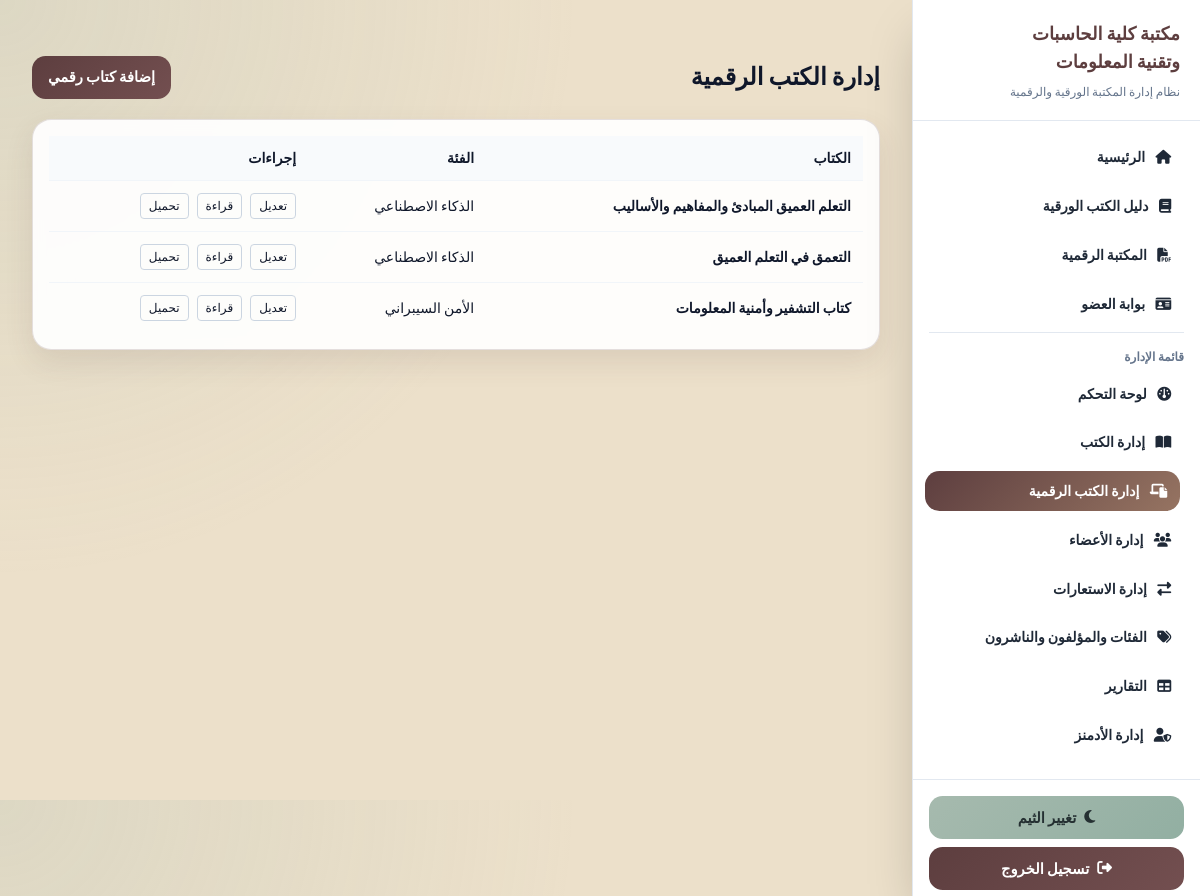
The page /dashboard/digital/ (signed in) on the database its author committed.
### digital_library/models.py (models this page shows, shortened)
class DigitalLibrary(models.Model):
    book = models.OneToOneField(Book, on_delete=models.CASCADE)
    pdf_file = models.FileField(upload_to='books/pdfs/')

### books/models.py (models this page shows, shortened)
class Book(models.Model):
    LANGUAGE_CHOICES = [
        ("arabic", "العربية"),
        ("english", "الإنجليزية"),
    ]
    dewey_decimal_number = models.CharField(max_length=100)
    title = models.CharField(max_length=300)
    authors = models.ManyToManyField(Author)
    category = models.ForeignKey(Category, on_delete=models.SET_NULL, null=True)
    publisher = models.ForeignKey(Publisher, on_delete=models.SET_NULL, null=True)
    publication_year = models.IntegerField(blank=True, null=True)
    edition = models.CharField(max_length=50, blank=True, null=True)
    volume = models.CharField(max_length=50, blank=True, null=True)
    language = models.CharField(max_length=20, choices=LANGUAGE_CHOICES, default="arabic")
    pages = models.IntegerField(blank=True, null=True)
    cover_image = models.ImageField(upload_to="books/covers/", blank=True, null=True)
    description = models.TextField(blank=True, null=True)
    created_at = models.DateTimeField(auto_now_add=True)
    view_count = models.PositiveIntegerField(default=0)

class Category(models.Model):
    category_id = models.CharField(max_length=50, unique=True, blank=True)
    name = models.CharField(max_length=200)  # Arabic name
    name_en = models.CharField(max_length=200, blank=True, default="")
    shelf_location = models.CharField(max_length=200, blank=True, null=True)

### dashboard/views.py (the view)
# urls.py: path("digital/", views.dashboard_digital_list, name="dashboard_digital_list"),
@admin_capability_required("can_manage_books")
def dashboard_digital_list(request):
    digital_books = DigitalLibrary.objects.select_related("book").order_by("book__title")
    return render(request, "dashboard/digital/list.html", {"digital_books": digital_books})

### accounts/services.py (called while the page is built)
def is_library_admin(user):
    return user.is_authenticated and (
        user.is_superuser or user.is_staff or getattr(user, "is_admin", False)
    )

def has_admin_capability(user, capability):
    if user.is_superuser:
        return True
    return bool(getattr(user, capability, False))

def admin_capability_required(capability):
    def decorator(view_func):
        @login_required(login_url="login")
        @wraps(view_func)
        def _wrapped(request, *args, **kwargs):
            if not is_library_admin(request.user):
                raise PermissionDenied("Admin access required.")
            if not has_admin_capability(request.user, capability):
                raise PermissionDenied("You do not have permission to access this page.")
            return view_func(request, *args, **kwargs)
        return _wrapped
    return decorator

### templates/dashboard/digital/list.html (shortened to what this page needs)
﻿{% extends "base.html" %}
{% block content %}
<section class="space-y-5">
    <div class="flex items-center justify-between">
        <h1 class="text-2xl font-black">إدارة الكتب الرقمية</h1>
        <a href="{% url 'dashboard_digital_add' %}" class="btn-primary">إضافة كتاب رقمي</a>
    </div>
    <div class="card p-0 overflow-hidden">
        <div class="overflow-x-auto">
            <table class="w-full text-sm">
                <thead class="bg-slate-50 dark:bg-slate-800">
                    <tr>
                        <th class="p-3 text-right">الكتاب</th>
                        <th class="p-3 text-right">الفئة</th>
                        <th class="p-3 text-right">إجراءات</th>
                    </tr>
                </thead>
                <tbody>
                    {% for item in digital_books %}
                        <tr class="border-t border-slate-100 dark:border-slate-800">
                            <td class="p-3 font-bold">{{ item.book.title }}</td>
                            <td class="p-3">{{ item.book.category.name|default:"-" }}</td>
                            <td class="p-3">
                                <div class="flex gap-2">
                                    <a href="{% url 'dashboard_digital_edit' item.id %}" class="px-2 py-1 rounded border border-slate-300 text-xs">تعديل</a>
                                    <a href="{% url 'read_digital_book' item.book.id %}" class="px-2 py-1 rounded border border-slate-300 text-xs">قراءة</a>
                                    <a href="{% url 'download_digital_book' item.book.id %}" class="px-2 py-1 rounded border border-slate-300 text-xs">تحميل</a>
                                </div>
                            </td>
                        </tr>
                    {% empty %}
                        <tr><td colspan="3" class="p-8 text-center text-slate-500">لا توجد كتب رقمية بعد.</td></tr>
                    {% endfor %}
                </tbody>
            </table>
        </div>
    </div>
</section>
{% endblock %}

### libraryms/static/css/styles.css (style rules this page uses)
body { font-family: 'Cairo', sans-serif; background: radial-gradient(circle at top left, rgba(166, 186, 174, 0.22), transparent 40%), var(--c3); }
.card { background: rgba(255, 255, 255, 0.92); border: 1px solid rgba(93, 62, 63, 0.16); border-radius: 1.2rem; box-shadow: 0 12px 28px rgba(93, 62, 63, 0.12); padding: 1rem; backdrop-filter: blur(6px); }
.btn-primary, .btn-secondary { border: 0; border-radius: 0.85rem; padding: 0.65rem 1rem; font-size: 0.92rem; font-weight: 800; cursor: pointer; display: inline-flex; align-items: center; justify-content: center; text-decoration: none; transition: transform 0.2s ease, filter 0.2s ease; }
.btn-primary { background: linear-gradient(135deg, var(--c1) 0%, #734f50 100%); color: #ffffff; }

### rows shown on the page
DigitalLibrary: book "التعلم العميق المبادئ والمفاهيم والأساليب", book.category.name "الذكاء الاصطناعي"
DigitalLibrary: book "التعمق في التعلم العميق", book.category.name "الذكاء الاصطناعي"
DigitalLibrary: book "كتاب التشفير وأمنية المعلومات", book.category.name "الأمن السيبراني"
